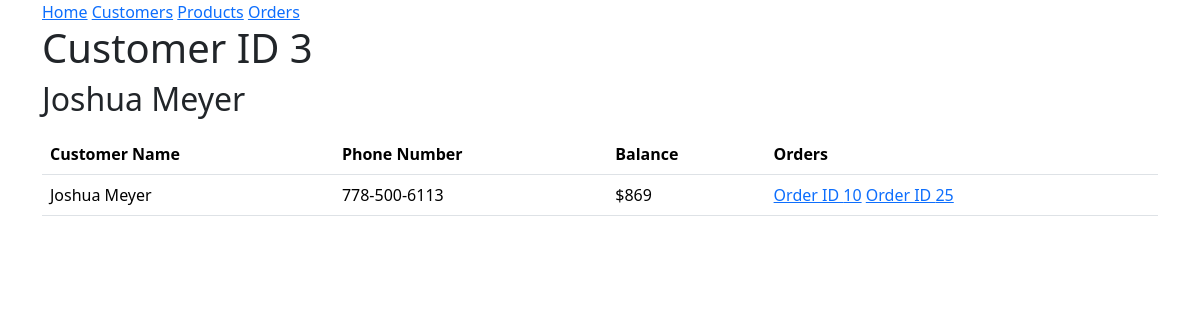
Screenshot of /customer/3 with the database file from the repository.
### models.py (models this page shows, shortened)
class Customer(db.Model):
 id = mapped_column(Integer, primary_key=True)
 name = mapped_column(String(200), nullable=False, unique=True)
 phone = mapped_column(String(20), nullable=False)
 balance = mapped_column(Numeric, nullable=False, default=0.0)
 orders = relationship("Order")

class Order(db.Model):
    id = mapped_column(Integer, primary_key=True)
    customer_id = mapped_column(Integer, ForeignKey(Customer.id), nullable=False)
    total = mapped_column(Float(200))
    created = mapped_column(DateTime,nullable=False,default=func.now())
    processed = mapped_column(DateTime, nullable=True)
    customer = relationship("Customer", back_populates="orders")
    products = relationship("ProductOrder", back_populates="order", cascade="all, delete-orphan")

### main.py (the view)
@app.route("/customer/<int:id>")
def detailed_customer(id):
    records = db.session.execute(db.select(Customer).where(Customer.id == id))
    customers = []
    for i in records.scalars():
        u = {
            "id": i.id,
            "name": i.name,
            "phone": i.phone,
            'balance': int(i.balance),
            'orders': i.orders
            }
        customers.append(u)
    return render_template('detailed.html',customer=customers[0]['name'], id = id, customers=customers)

### templates/detailed.html (shortened to what this page needs)
{% extends "base.html" %}
{% block content %}
<h1>Customer ID {{ id }}</h1>
<h2>{{ customer }}</h2>
<table class="table">
    <thead class="thead-dark">
    <th>Customer Name</th>
    <th>Phone Number</th>
    <th>Balance</th>
    <th>Orders</th>
{% for customer in customers %}
<p>
    <tr>
    <td>{{ customer.name }}</td>
    <td>{{ customer.phone }}</td>
    <td>${{ customer.balance }}</td>
    <td>
        {% for order in customer.orders %}
        <a href="{{ url_for('order', id=order.id) }}">Order ID {{ order.id }}</a>
        {% endfor %}
    </td>
    </tr>
</p>
{% endfor %}
</table>
{% endblock %}

### rows the page displays
Customer: name "Joshua Meyer", phone "778-500-6113", balance "869"
Order: id "10"
Order: id "25"

### other values shown
{{ id }} "3"
